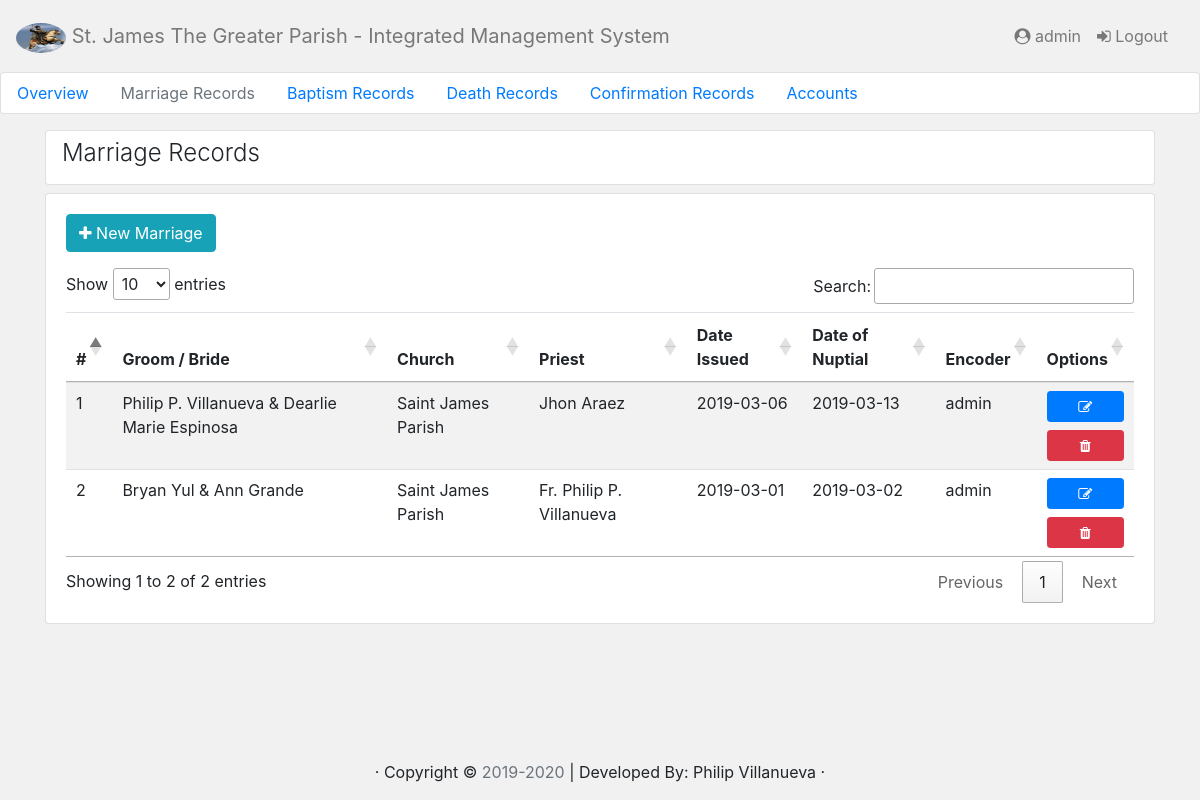
/view/marriage/index.php (signed in), run on the app's committed database.
### tables this page shows
CREATE TABLE `marriage` (
  `id` int(11) NOT NULL,
  `date` varchar(20) NOT NULL,
  `date1` varchar(20) NOT NULL,
  `groom` varchar(255) NOT NULL,
  `age` varchar(255) NOT NULL,
  `address` varchar(255) NOT NULL,
  `mother` varchar(255) NOT NULL,
  `father` varchar(255) NOT NULL,
  `bride` varchar(255) NOT NULL,
  `age1` varchar(255) NOT NULL,
  `address1` varchar(255) NOT NULL,
  `mother1` varchar(255) NOT NULL,
  `father1` varchar(255) NOT NULL,
  `church` varchar(255) NOT NULL,
  `priest` varchar(255) NOT NULL,
  `nuptial_type` varchar(255) NOT NULL,
  `encoder` varchar(255) DEFAULT NULL,
  `created_at` timestamp NOT NULL DEFAULT CURRENT_TIMESTAMP ON UPDATE CURRENT_TIMESTAMP
);

### view/class/Marriage.php (called while the page is built, shortened)
<?php
class Marriage
{
      function getCouple(){
            $conn = new Conn();
            $cn = $conn->connect(1);
            $data = array();
            $ctr = 0;
            $sql = "SELECT id,date, date1, groom, age, address, mother, father, bride, age1, address1, mother1, father1, church, priest,encoder FROM marriage ORDER BY date DESC";
            $qry = $cn->prepare($sql);
            $qry->execute();
            $qry->bind_result($id,$date,$date1,$groom,$age,$address,$mother,$father,$bride,$age1,$address1,$mother1,$father1,$church,$priest,$encoder);
            while($qry->fetch()){
                $data[$ctr]['id'] = $id;
                $data[$ctr]['date'] = $date;
                $data[$ctr]['date1'] = $date1;
                $data[$ctr]['groom'] = $groom;
                $data[$ctr]['age'] = $age;
                $data[$ctr]['address'] = $address;
                $data[$ctr]['mother'] = $mother;
                $data[$ctr]['father'] = $father;
                $data[$ctr]['bride'] = $bride;
                $data[$ctr]['age1'] = $age1;
                $data[$ctr]['address1'] = $address1;
                $data[$ctr]['mother1'] = $mother1;
                $data[$ctr]['father1'] = $father1;
                $data[$ctr]['church'] = $church;
                $data[$ctr]['priest'] = $priest;
                $data[$ctr]['encoder'] = $encoder;
                $ctr++;
            }
            return $data;
      }
}
?>

### view/marriage/index.php (the view, shortened to what this page needs)
<?php
require_once '../class/Marriage.php';
$marriage = new Marriage();
require_once "header.php"; ?>
<div class="container mt-3 mb-3">
	<div class="row">
		<div class="col-md-12  animated fadeIn">
			<div class="card mb-2"><h4 class="font-weight-light navbar-text ml-3">Marriage Records</h4></div>
			<div class="card mb-5">
				<div class="card-body">
					<a href="form.php"><button class="btn btn-info mb-3"><i class="fa fa-plus"></i> New Marriage</button>	</a>
					<div class="table-responsive">
						<table id="myTable" class="table table-hover table-striped">
							<thead>
								<tr>
									<th>#</th>
									<th>Groom / Bride</th>
		                            <th>Church</th>
		                            <th>Priest</th>
		                            <th>Date Issued</th>
		                            <th>Date of Nuptial</th>
		                            <th>Encoder</th>
		                            <th>Options</th>
								</tr>
							</thead>
							<tbody>
								 <?php
                    				$i = 1;
                                    $marriage_array = $marriage->getCouple();
                                    foreach($marriage_array as $value){
                                        echo "<tr>
                                       		<td>".$i++."</tdd>
                                            <td >$value[groom] & $value[bride]</td>
                                            <td>$value[church]</td>
                                            <td>$value[priest]</td>
                                            <td>$value[date]</td>
                                            <td>$value[date1]</td>
                                            <td>$value[encoder]</td>
                                            <td>
												<a href='edit.php?mid=$value[id]' class='btn btn-block btn-primary btn-sm'><span class='fa fa-edit'></span></a>
												<a href='delete.php?mid=$value[id]' onclick='return confirm_delete()' class='btn btn-sm btn-danger btn-block' ><i class='fa fa-trash'></i></a>
                                       </td>
                                        </tr>";
                                    }
                                ?>
							</tbody>
						</table>
					</div>
				</div>
			</div>
		</div>
	</div>
</div>
<?php require_once "footer.php" ?>

### view/marriage/header.php (shortened to what this page needs)
<!doctype html>
<html lang="en">
  <head>
    <link rel="stylesheet" type="text/css" href="../assets/css/bootstrap.min.css">
    <link rel="stylesheet" type="text/css" href="../assets/animate.css">
    <link rel="stylesheet" type="text/css" href="//cdn.datatables.net/1.10.19/css/jquery.dataTables.min.css">
    <link rel="stylesheet" type="text/css" href="../assets/css/font-awesome.min.css">
  </head>
  <header>
      <nav class="navbar navbar-expand-md navbar-light fixed-top " style="background-color: #f1f1f1" >
        <a class="navbar-brand" href="#"><img src="../assets/logo.jpg" style="border-radius: 90%" width="50px" height="30px"> <span class="navbar-text">St. James The Greater Parish - Integrated Management System</span></a>
        <div class="collapse navbar-collapse" id="navbarCollapse">
          <div class="form-inline mt-2 mt-md-0">
            <span class="navbar-text"><i class="fa fa-user-circle"></i> <?php echo $_SESSION['username']; ?></span>
            <a href="../logout.php" class="navbar-text nav-link"><i class="fa fa-sign-in"></i> Logout</a>
          </div>
        </div>
      </nav>
</header>
<body  style="background-color: #f1f1f1">
<div class="row mt-5">
  <div class="col-md-12 mx-auto mt-4">
    <div class="card">
      <nav class="nav">
        <a class="nav-link" href="../dashboard/index.php">Overview</a>
        <a class="nav-link  active disabled" href="../marriage/index.php">Marriage Records</a>
        <a class="nav-link" href="../baptism/index.php">Baptism Records</a>
        <a class="nav-link" href="../death/index.php">Death Records</a>
        <a class="nav-link " href="../confirmation/index.php" >Confirmation Records</a>
        <a class="nav-link text-right" href="../accounts/index.php" > Accounts</a>
      </nav>
    </div>
  </div>
</div>

### view/marriage/footer.php (shortened to what this page needs)
      <footer class="container fixed-bottom">
        <p class="text-center text-black">&middot; Copyright &copy; <a href="" class="text-secondary">2019-2020</a> | Developed By: Philip Villanueva  &middot; </p>
      </footer>
  </body>
</html>

### view/marriage/header.php (style rules this page uses)
a, u { text-decoration: none; }

### data on the page
marriage: groom "Philip P. Villanueva", bride "Dearlie Marie Espinosa", church "Saint James Parish", priest "Jhon Araez", date "2019-03-06", date1 "2019-03-13", encoder "admin"
marriage: groom "Bryan Yul", bride "Ann Grande", church "Saint James Parish", priest "Fr. Philip P. Villanueva", date "2019-03-01", date1 "2019-03-02", encoder "admin"

### other printed values
$_SESSION['username'] "admin"
